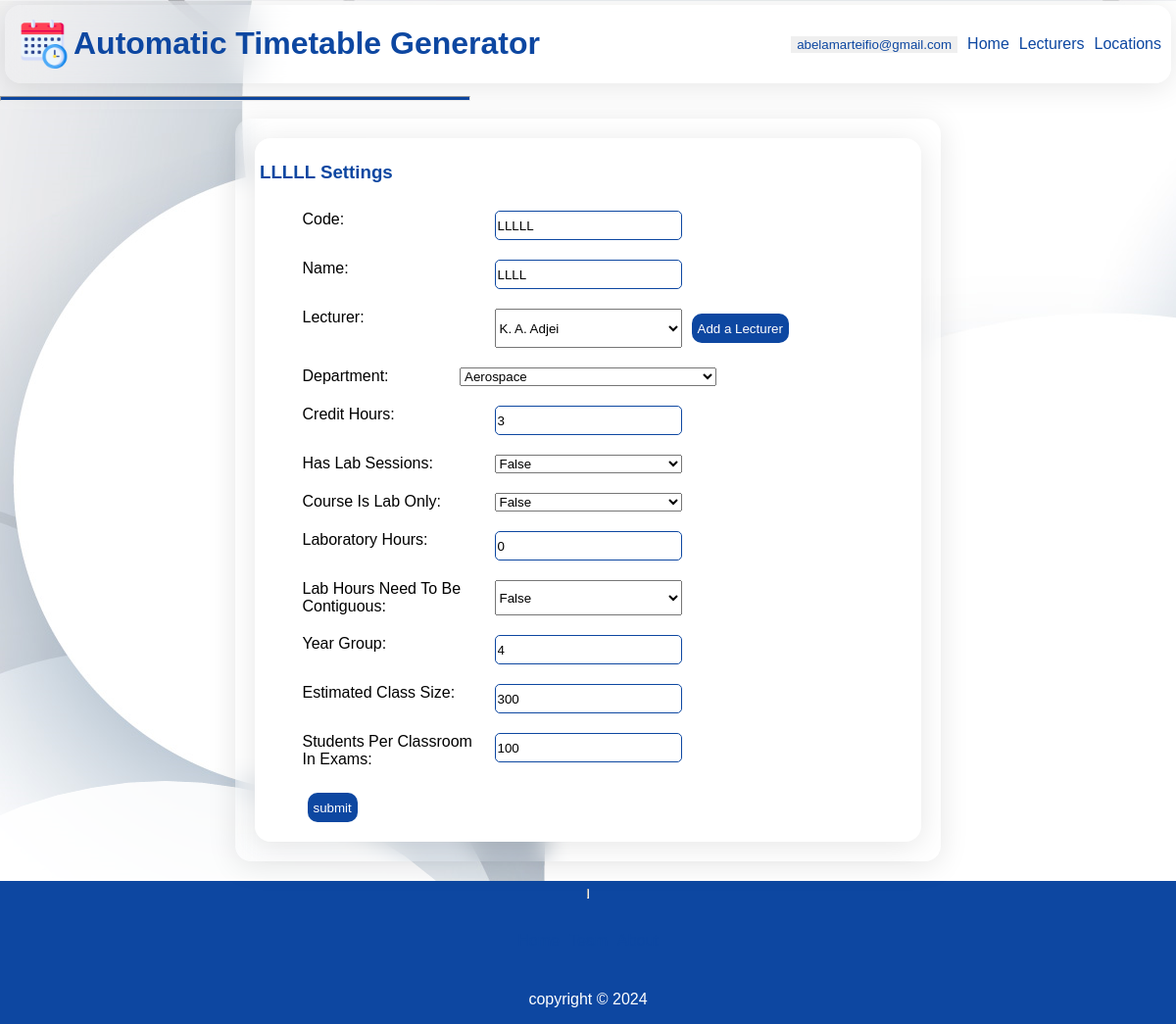
The page /abelamarteifio@gmail.com/editcourse/LLLLL/268 on the database its author committed.
### webversion/models.py (models this page shows, shortened)
class UserAccount(models.Model):
    email = models.EmailField(null=True, max_length=255)
    password = models.CharField(max_length=255, null=True)

class Course(models.Model):
    code = models.CharField(max_length=15)
    name = models.CharField(max_length=255, null=True)
    lecturer = models.ForeignKey("Lecturer", on_delete=models.CASCADE, related_name="alecturer", null=True)
    department = models.ForeignKey("Department", on_delete=models.CASCADE, related_name="adepartment", null=True)
    hours = models.PositiveSmallIntegerField(default=2, null=True)
    has_labs = models.BooleanField(default=False, null=True)
    is_contiguous_class_time = models.BooleanField(default=False, null=True)
    is_lab_only = models.BooleanField(default=False, null=True)
    is_elective = models.BooleanField(default=False, null=True)
    lab_hours = models.PositiveSmallIntegerField(default=0, null=True)
    is_contiguous_lab_time = models.BooleanField(default=0, null=True)
    year_group = models.PositiveSmallIntegerField(null=True)
    estimated_class_size = models.PositiveIntegerField(default=200, null=True)
    creator = models.ForeignKey(UserAccount, on_delete=models.CASCADE, related_name="course_creator", null=True)
    exam_size = models.PositiveIntegerField(null=True)

class Lecturer(models.Model):
    surname = models.CharField(max_length=255, null=True)
    other_names = models.CharField(max_length=255, null=True)
    department = models.ForeignKey("Department", on_delete=models.CASCADE, related_name="department")
    creator = models.ForeignKey(UserAccount, on_delete=models.CASCADE, related_name="lecturer_creator", null=True)
    email = models.EmailField(null=True)
    telephone = models.CharField(max_length=15, null=True)
    time_preference = models.PositiveSmallIntegerField(null=True)

class Department(models.Model):
    name = models.CharField(max_length=255, null=True)
    code = models.CharField(max_length=50, null=True)
    college_main = models.ForeignKey("College", on_delete=models.CASCADE, related_name="department_college", null=True)
    college = models.CharField(max_length=255, null=True)
    max_yg = models.PositiveSmallIntegerField(default=4, null=True)
    creator = models.ForeignKey(UserAccount, on_delete=models.CASCADE, related_name="department_creator", null=True)
    limited = models.BooleanField(null=True)

### webversion/views.py (the view)
# urls.py: path("<str:email>/editcourse/<str:code>/<int:id>", views.editCourse, name="editCourse"),
def editCourse(request, email, code, id):
    user_id = UserAccount.objects.get(email=email).id
    template = loader.get_template("editcourse.html")
    course = Course.objects.get(code=code, id=id)
    slecturer = Lecturer.objects.filter(creator_id=user_id)
    cdepartment = Department.objects.get(id=course.department_id)
    college_id = cdepartment.college_main_id
    clecturer = Lecturer.objects.get(id=course.lecturer_id)
    departments = Department.objects.all().values()
    if cdepartment.limited: available_locations = Location.objects.filter(creator_id=user_id, capacity__gte=course.estimated_class_size, floor=0)
    else: available_locations = Location.objects.filter(creator_id=user_id, capacity__gte=course.estimated_class_size)
    preferred_location_list =[]
    bool_List = [True, False]
    if request.method == "POST":
        dictionary = request.POST
        mcourse = modifyCourse(course=course, dictionary=dictionary)
        mcourse.creator_id = user_id
        mcourse.save()
        return HttpResponseRedirect(reverse('editCourse2',args=(email, course.id)))
    context = {"course": course, "lecturer":slecturer, "departments": departments,
               "clecturer": clecturer, "cdepartment": cdepartment, "bool_List": bool_List,
               "email": email, "college_id": college_id, "available_locations":available_locations,
               "preferred_location_list":preferred_location_list,
               }
    return HttpResponse(template.render(context, request))

### webversion/Templates/editcourse.html (shortened to what this page needs)
{% extends 'main.html' %}
{% load static %}
{% block content %}
<div class="editCourse">
    <form method="post">
        <h3>{{course.code}} settings</h3>
        <div>
            <label for="code">code:</label></td>
            <input type="text" value="{{course.code}}" name="code" id="code" placeholder="{{course.code}}">
        </div>
        <div>
            <label for="name">name:</label>
            <input type="text" value="{{course.name}}" placeholder="{{course.name}}" name="name" id="name">
        </div>
        <div>
            <label for="lecturer">lecturer:</label></td>
            <select name="lecturer" id="lecturer">
                <option value="{{clecturer.id}}">{{clecturer.other_names}} {{clecturer.surname}}</option>
            </select>
            <a href="/{{email}}/createLecturer" target="#"><input type="button" value="Add a Lecturer" id="createlectbtn"></a>
        </div>
        <div>
            <label for="department">department:</label>
            <select name="department" id="department">
                <option value="{{course.department_id}}">{{cdepartment.name}}</option>
            </select>
        </div>
        <div>
            <label for="hours">credit hours:</label>
            <input type="number" value="{{course.hours}}" name="hours" min="1" max="10" id="hours">
        </div>
        <div>
            <label for="has_labs">has lab sessions:</label>
            <select name="has_labs" id="has_labs">
                <option value="{{course.has_labs}}">{{course.has_labs}}</option>
            </select>
        </div>
        <div>
            <label for="is_lab_only">course is lab only:</label>
            <select name="is_lab_only" id="department">
                <option value="{{course.is_lab_only}}">{{course.is_lab_only}}</option>
            </select>
        </div>
        <div>
            <label for="lab_hours">laboratory hours:</label>
            <input id="lab_hours" value="{{course.lab_hours}}" type="number" min="0" max="10" name="lab_hours">
        </div>
        <div>
            <label for="is_contiguous_lab_time">lab hours need to be contiguous:</label>
            <select name="is_contiguous_lab_time" id="is_contiguous_lab_time">
                <option value="{{course.is_contiguous_lab_time}}">{{course.is_lab_only}}</option>
            </select>
        </div>
        <div>
            <label for="year_group">year group:</label>
            <input id="year_group" value="{{course.year_group}}" type="number" min="1" max="10" name="year_group">
        </div>
        <div>
            <label for="estimated_class_size">Estimated class size:</label>
            <input id="estimated_class_size" value="{{course.estimated_class_size}}" type="number" min="1" max="1000" name="estimated_class_size">
        </div>
        <div>
            <label for="exam_size">Students per classroom in exams:</label>
            <input id="exam_size" value="{{course.exam_size}}" type="number" min="50" max="500" name="exam_size">
        </div>
        <div>
            <input type="submit" id="editcoursebtn" value="submit" formtarget="_parent">
        </div>
    </form>
</div>
{% endblock %}

### webversion/Templates/main.html (shortened to what this page needs)
{% load static %}
<!DOCTYPE html>
<html lang="en">
<head>
    <link rel="stylesheet" href="{% static 'style.css' %}">
</head>
<body id="main-body">
    <header id="header">
        <div class="subHead">
            <div class="logo">
                    <img src="{% static 'logo.png' %}" alt="logo" width="50px" height="50px"/>
                <h1>Automatic Timetable Generator</h1>
            </div>
            <nav class="TopNavBar">
                <ul>
                    {% if email %}
                    <li>
                        <button id="email1" type="button" onclick="uPanel()">
                            {{email}}
                        </button>
                    </li>
                    {% endif %}
                    <li>
                        <a href="/0">home</a>
                    </li>
                    {% if email %}
                    <li>
                        <a href="{% url 'alllecturers' email %}">lecturers</a>
                    </li>
                    <li>
                        <a href="{% url 'locations' email %}">locations</a>
                    </li>
                {% endif %}
            </nav>
        </div>
        <hr>
    </header>
    <div class="body">
    {% block content %}
    {% endblock %}
    </div>
    <footer id="footer">
        <hr style="float: right; background-color: #0d47a1; height: 10px;">
        <div class="BottomNavBar">
            <ul>
                <li>
                    <a href="/">home</a>
                </li>
                <li>
                    <a href="">team</a>
                </li>
                <li>
                    <a href="">about</a>
                </li>
            </ul>
        </div>
        <p>copyright &copy; 2024</p>
    </footer>
</body>
</html>

### webversion/static/style.css (style rules this page uses)
* { box-sizing: border-box; font-family: Arial; max-width: 100%; text-decoration: none; list-style: none; }
h1, h2, h3,h4 { color: #0d47a1; }
body { display: flex; flex-direction: column; margin: 0; background-image: url('circles.png'); background-attachment: fixed; background-repeat: no-repeat; }
header { margin: 0; max-width: 100%; background-color: rgba(255, 255, 255, 0.1) ; width: 100%; color: #0d47a1; position: sticky; top: 0px; right: 0px; left: 0px; z-index: 999999999; }
header hr { width: 40%; float: left; background-color: #0d47a1; height: 5px; }
header .subHead { display: flex; flex-direction: row; justify-content: space-between; opacity: 100%; margin: 5px; border-radius: 10px; background: rgba(255, 255, 255, 0.01); border-radius: 16px; box-shadow: 0 4px 30px rgba(0, 0, 0, 0.1); -webkit-backdrop-filter: blur(20px); backdrop-filter: blur(20px); }
header .subHead .logo { width: 60%; display: inline-flex; align-items: center; padding-left: 10px; }
header .subHead .logo img { margin: 5px; padding-right: 0; }
header .subHead .logo h1 { margin-left: 0; float: left; }
.TopNavBar { display: flex; flex-direction: column; justify-content: space-evenly; }
header .subHead .TopNavBar ul { display: flex; flex-direction: row; align-items: center; padding: 5px; }
header .subHead .TopNavBar ul li { padding: 5px; }
#email1 { text-transform: lowercase; border: none; color: #0d47a1; }
.body { margin-top: 0px; min-height: 90vh; text-transform: capitalize; }
footer { display: flex; flex-direction: column; align-items: center; background: #0d47a1; color: #fff; }
footer .BottomNavBar ul { display: flex; flex-direction: row; padding: 5px; }
footer .BottomNavBar ul li { padding: 5px; }
header ul a, footer ul a { text-transform: capitalize; color: #0d47a1; }
#create-account-btn, #createcoursebtn, #createcollegebtn, #generate, #editcoursebtn, #regenerate, #formLoader, #deptsbtn, #optionsbtn, #createlectbtn, #createdeptbtn, #getstartedbtn { background-color: #0d47a1; border: none; color: #fff; width: -moz-fit-content; width: fit-content; height: 30px; border-radius: 10px; margin: 5px; }
.createCourse2, .editCourse { display: flex; flex-direction: column; justify-content: space-evenly; width: 60%; margin: auto; margin-bottom: 20px; margin-top: 10px; padding: 20px; border-radius: 10px; background: rgba(0, 12, 255, 0); border-radius: 16px; box-shadow: 0 4px 30px rgba(0, 0, 0, 0.1); backdrop-filter: blur(11.6px); -webkit-backdrop-filter: blur(11.6px); }
.editCourse form { padding: 5px; border-radius: 5px; background: #fff; border-radius: 16px; box-shadow: 0 4px 30px rgba(0, 0, 0, 0.1); backdrop-filter: blur(11.6px); -webkit-backdrop-filter: blur(11.6px); }
.editCourse form div { width: 90%; margin: auto; padding: 10px; display: grid; grid-template-columns: repeat(3, 1fr); justify-content: space-between; column-gap: 5px; }
.editCourse form input { border-radius: 5px; border: #0d47a1 1px solid; height: 30px; }

### rows shown on the page
UserAccount: email "abelamarteifio@gmail.com"
Course: code "LLLLL", name "LLLL", hours "3", has_labs "False", is_lab_only "False", lab_hours "0", is_contiguous_lab_time "False", year_group "4", estimated_class_size "300", exam_size "100"
Lecturer: lecturer "K. A. Adjei"
Department: department "Aerospace"
